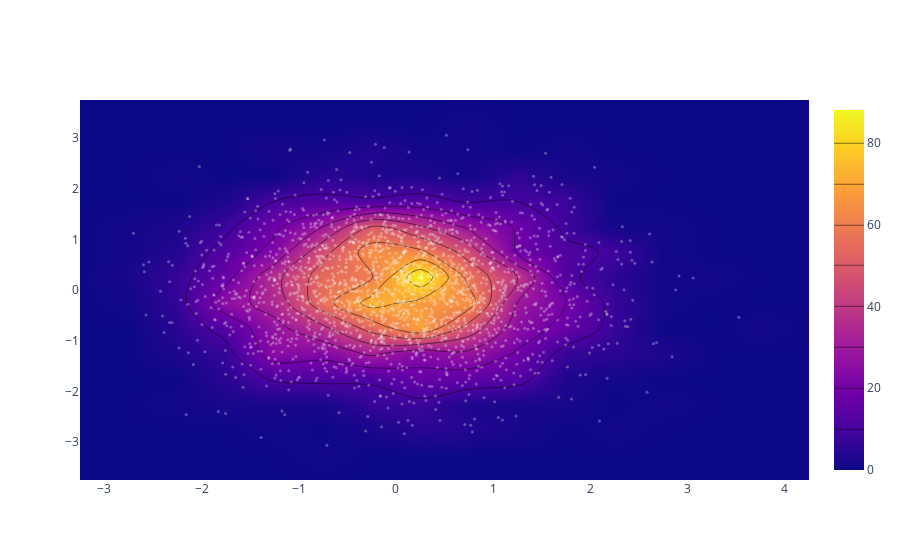

The notebook cell this image was saved under:
### Code cell
import plotly.graph_objs as go
import numpy as np

x = np.random.randn(2000)
y = np.random.randn(2000)
iplot([go.Histogram2dContour(x=x, y=y, contours=dict(coloring='heatmap')),
       go.Scatter(x=x, y=y, mode='markers', marker=dict(color='white', size=3, opacity=0.3))], show_link=False)

### Figure 1 — Plotly figure (JSON) as saved in the notebook; plotly's stock layout.template omitted (floating-point values rounded to 4 significant figures; data arrays with more than 128 entries replaced by an {"elided": "..."} marker saying what was removed)
{"data": [{"autocontour": true, "contours": {"coloring": "heatmap", "end": 80, "size": 10, "start": 10}, "type": "histogram2dcontour", "x": {"elided": "2000 float values"}, "y": {"elided": "2000 float values"}}, {"marker": {"color": "white", "opacity": 0.3, "size": 3}, "mode": "markers", "type": "scatter", "x": {"elided": "2000 float values"}, "y": {"elided": "2000 float values"}}], "layout": {"autosize": true, "xaxis": {"autorange": true, "range": [-3.25, 4.25], "type": "linear"}, "yaxis": {"autorange": true, "range": [-3.75, 3.75], "type": "linear"}}}
